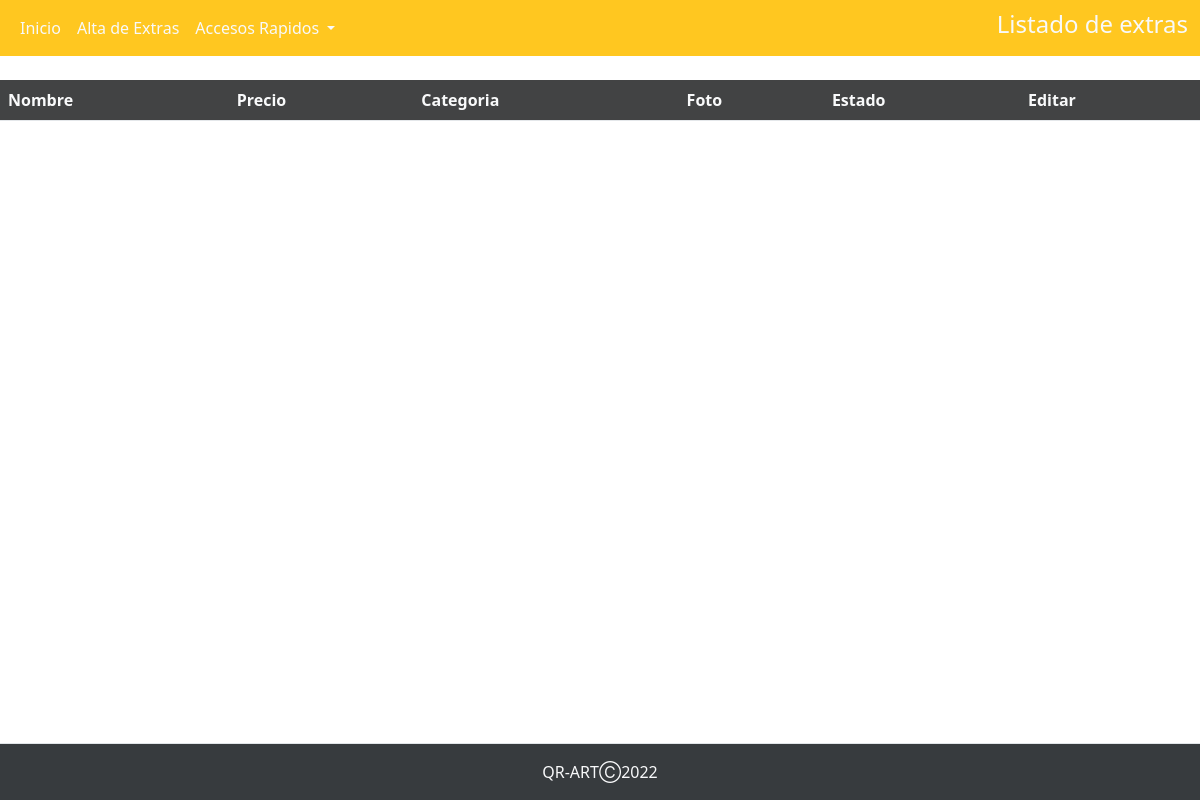
/perfiles/perfil_admin/abm_extras/modificacion_extra.php, run on an earlier commit of the app's database.
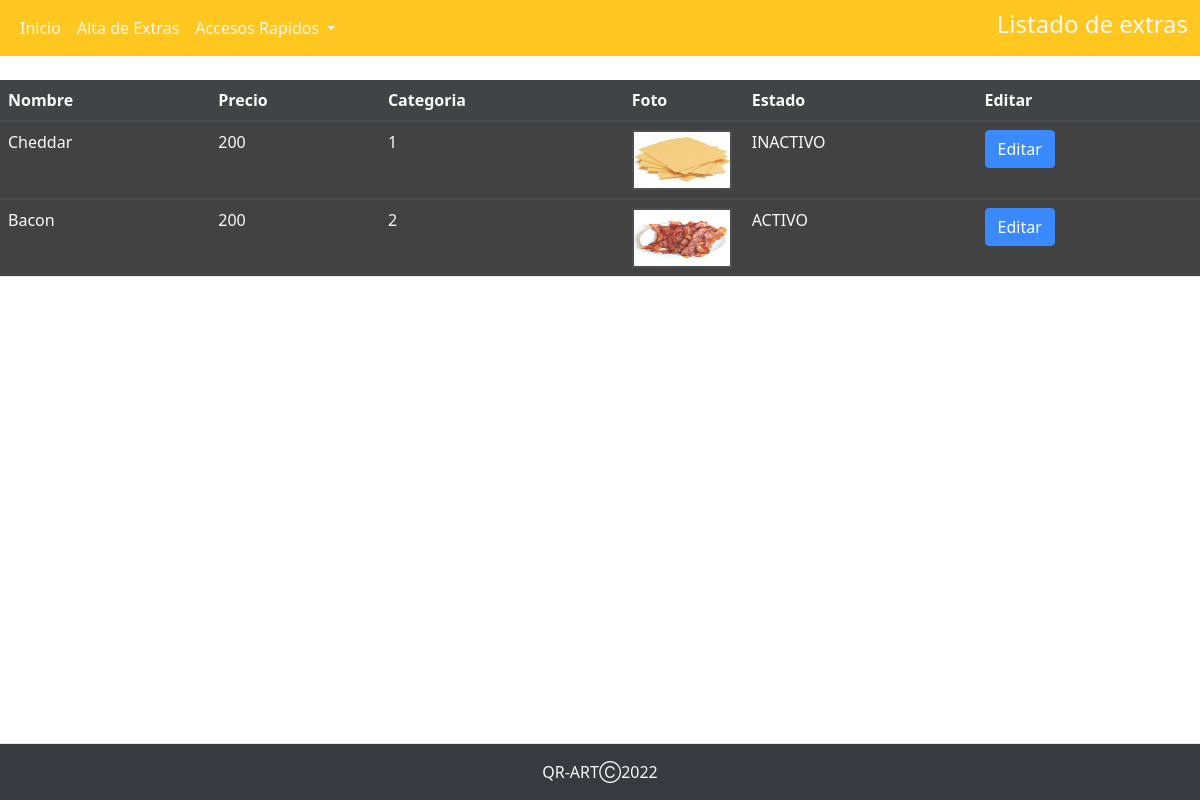
And on a later commit of the database.
### tables this page shows
CREATE TABLE `extra` (
  `cod_extra` int(6) NOT NULL,
  `categ_extra` text NOT NULL,
  `nombre_extra` text NOT NULL,
  `precio_extra` decimal(11,0) NOT NULL,
  `foto_extra` text NOT NULL,
  `estado_extra` tinyint(1) NOT NULL
);

### perfiles/perfil_admin/abm_extras/modificacion_extra.php (the view, shortened to what this page needs)
<?php
$conexion=mysqli_connect("localhost","root","","qr_art");
?>
<!DOCTYPE html>
<html lang="en">
<head>
    <link rel="stylesheet" href="https://cdnjs.cloudflare.com/ajax/libs/twitter-bootstrap/5.1.3/css/bootstrap.min.css">
    <link rel="stylesheet" href="https://cdn.datatables.net/1.12.1/css/dataTables.bootstrap5.min.css">
    <link rel="stylesheet " href="../../../assets/stylesnav.css">
    <link rel="stylesheet " href="../../../assets/backp.css">
    <link rel="stylesheet " href="../../../assets/table.css">
</head>
<body>
<nav class="navbar navbar-expand-xl">
  <div class="container-fluid">
    <div class="collapse navbar-collapse" id="navbarSupportedContent">
      <ul class="navbar-nav me-auto mb-2 mb-lg-0">
        <li class="nav-item">
          <a class="nav-link active text-light" aria-current="page" href="../perfil_admin.php">Inicio</a>
        </li>
        <li class="nav-item">
          <a class="nav-link text-light" href="./alta_extra.php">Alta de Extras</a>
        </li>
        <li class="nav-item dropdown">
          <a class="nav-link dropdown-toggle text-light" href="#" id="navbarDropdown" role="button" data-bs-toggle="dropdown" aria-expanded="false">
            Accesos Rapidos
          </a>
        </li>
      </ul>
      <h4 class="text-sm-center text-light">Listado de extras</h4>
    </div>
  </div>
</nav>
  <br>
  <table id="extra" name="extra" class="table table-striped" style="width:100%">
        <thead>
            <tr class="text-light">
                <th class="text-light">Nombre</th>
                <th class="text-light">Precio</th>
                <th class="text-light">Categoria</th>
                <th class="text-light">Foto</th>
                <th class="text-light">Estado</th>
                <th class="text-light">Editar</th>
            </tr>
        </thead>
        <?php
        $sql="SELECT * from extra";
        $result=mysqli_query($conexion, $sql);
        while($mostrar=mysqli_fetch_array($result)){
        ?>
        <tbody>
            <tr>
                <td class="text-light"><?php echo $mostrar['nombre_extra'] ?></td>
                <td class="text-light"><?php echo $mostrar['precio_extra'] ?></td>
                <td class="text-light"><?php echo $mostrar['categ_extra'] ?></td>
                <td style="width: 10%;"><img id="image" name="image" style="border: 2px solid ; width: 100px; height: 60px;" alt="" src="<?php echo "../../../imagenes/extras/".$mostrar['foto_extra'] ?>"></td>
                <td class="text-light"><?php if($mostrar['estado_extra'] == 0){echo "INACTIVO";}else{echo "ACTIVO";} ?></td>
                <td>
                <a class= "btn btn-primary" href="actualizar_extras.php?id=<?php echo $mostrar['cod_extra']?>" class="table__item__link" >Editar</a>
                </td>
            </tr>
        </tbody>
        <?php
        }
        ?>
    </table>
<footer class="py-3 mt-5 border-top bg-dark fixed-bottom">
            <p class="col-md-12 mb-0 text-light text-center">QR-ARTⒸ2022</p>
    </footer>
</body>
</html>

### assets/stylesnav.css (style rules this page uses)
.navbar-expand-xl { background-color: #ffc107; }

### assets/backp.css (style rules this page uses)
* { margin: 0; padding: 0; }
body { background-image: url('../assets/img/20.jpg'); background-repeat: no-repeat; background-size: cover; opacity: 0.9; width: calc((100%/3)-10px); }

### assets/table.css (style rules this page uses)
table { background-color: rgb(23, 24, 25); opacity: 0.9; }

What changed in the data, as far as the page shows it:
added extra: nombre_extra "Cheddar", precio_extra "200", categ_extra "1", foto_extra (picture), estado_extra "INACTIVO"
added extra: nombre_extra "Bacon", precio_extra "200", categ_extra "2", foto_extra (picture), estado_extra "ACTIVO"
